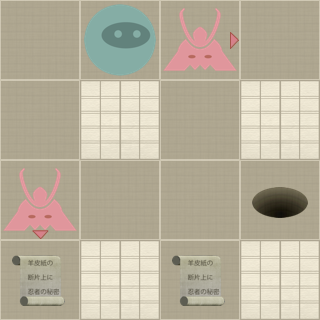

This game map was drawn from its Tiled (.tmx) file and the tilesets committed beside it. A one-line description and the trimmed map source follow:
An orthogonal 4x4 tile map with 80x80 px tiles, 2 tile layers (Level, Actors).

<map version="1.0" orientation="orthogonal" width="4" height="4" tilewidth="80" tileheight="80">
 <properties>
  <property name="moves" value="4" />
 </properties>
 <tileset firstgid="1" name="tiles" tilewidth="80" tileheight="80" spacing="2" margin="2">
  <image source="tiles-hd.png" width="512" height="512" />
  <tile id="0">
   <properties>
    <property name="actor" value="exit" />
   </properties>
  </tile>
  <tile id="2">
   <properties>
    <property name="actor" value="guard" />
    <property name="direction" value="down" />
   </properties>
  </tile>
  <tile id="3">
   <properties>
    <property name="actor" value="guard" />
    <property name="direction" value="left" />
   </properties>
  </tile>
  <tile id="4">
   <properties>
    <property name="actor" value="guard" />
    <property name="direction" value="right" />
   </properties>
  </tile>
  <tile id="5">
   <properties>
    <property name="actor" value="guard" />
    <property name="direction" value="up" />
   </properties>
  </tile>
  <tile id="7">
   <properties>
    <property name="actor" value="player" />
   </properties>
  </tile>
  <tile id="8">
   <properties>
    <property name="actor" value="scroll" />
   </properties>
  </tile>
  <tile id="9">
   <properties>
    <property name="wall" value="1" />
   </properties>
  </tile>
 </tileset>
 <layer name="Level" width="4" height="4">
  <data>[16 cells, 16 non-empty, 2 distinct tile ids]</data>
 </layer>
 <layer name="Actors" width="4" height="4">
  <data>[16 cells, 6 non-empty, 5 distinct tile ids]</data>
 </layer>
</map>
